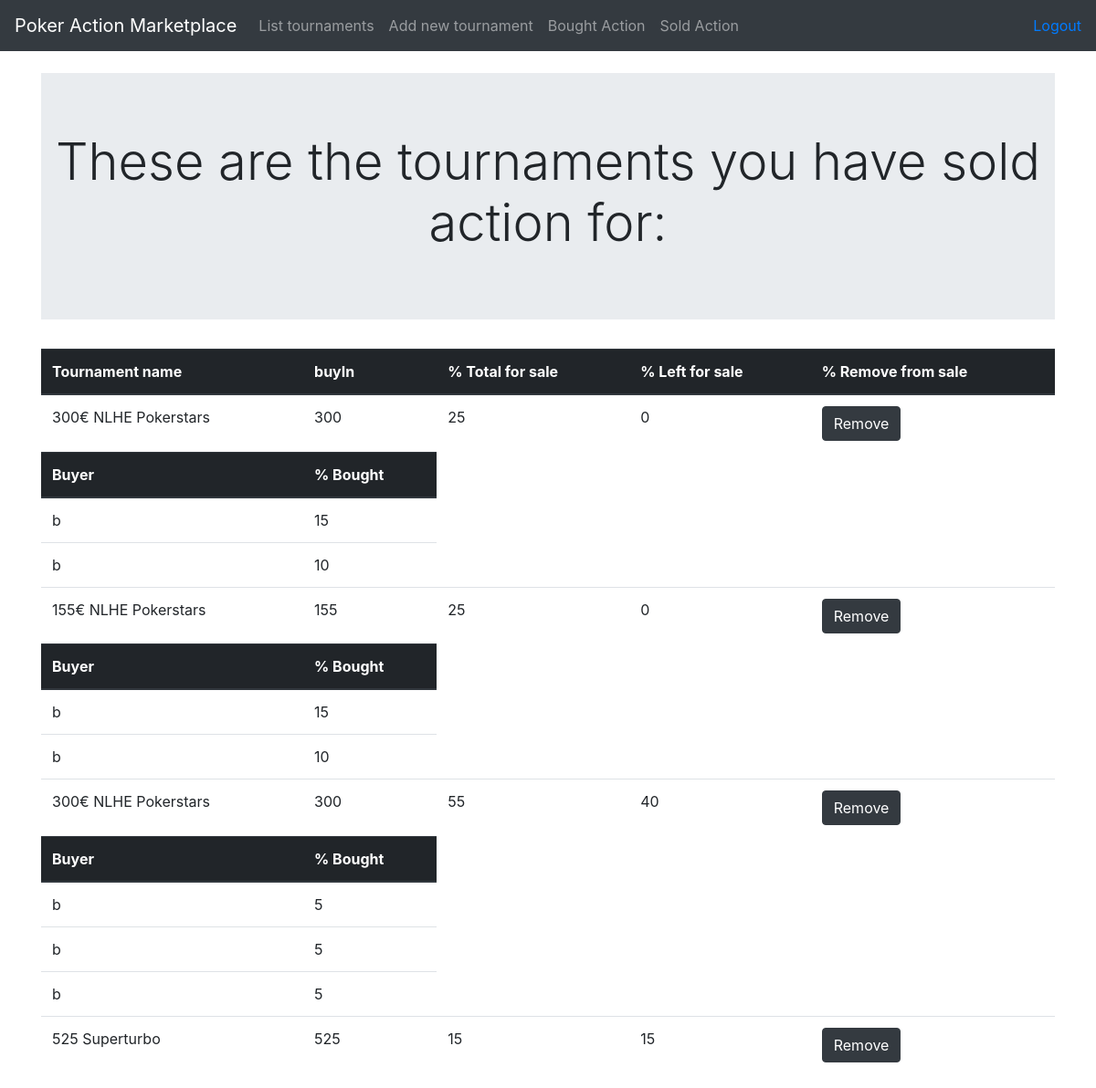
The page /tournaments/sold (signed in) on the database as committed earlier.
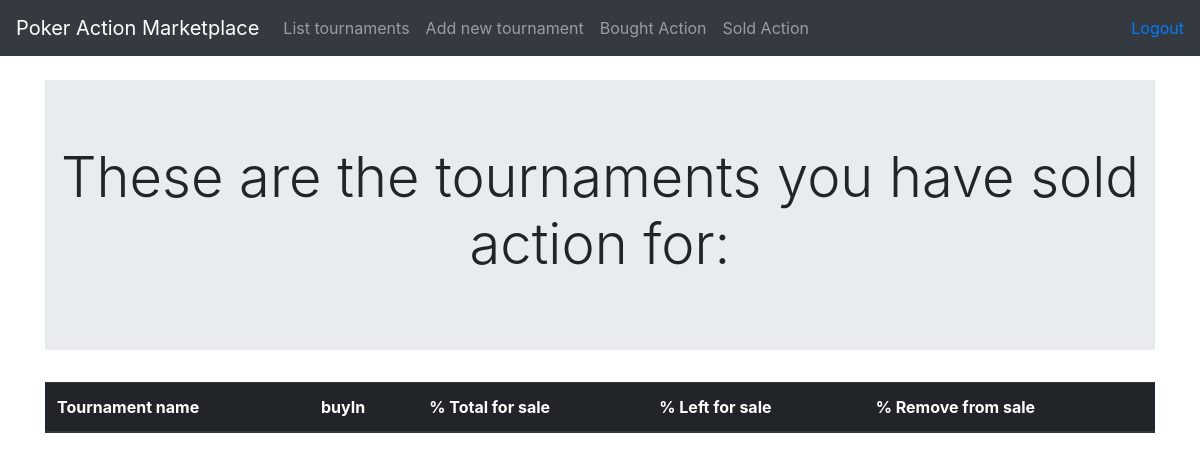
The same page on the database as committed later.
### application/tournamentPackages/models.py (models this page shows, shortened)
class TournamentPackage(Base):
    tournament = db.Column(db.String(144), nullable=False)
    buyin = db.Column(db.Integer, nullable=False)
    pcttobesold = db.Column(db.Integer, nullable=False)
    pctleft = db.Column(db.Integer, nullable=False)
    account_id = db.Column(db.Integer, db.ForeignKey('account.id'), nullable=False)
    @staticmethod
    def tournaments_sold_action_from(id):
        stmt = text("SELECT tournament, buyin, pcttobesold, pctleft, tournament_package.id FROM tournament_package "
        "LEFT join account on tournament_package.account_id = account.id "
        "where account_id = {}".format(id))
        res = db.engine.execute(stmt)
        class soldTournaments:
            def __init__(self, tournament, buyin, pcttobesold, pctleft, id):
                self.tournament = tournament
                self.buyin = buyin
                self.pcttobesold = pcttobesold
                self.pctleft = pctleft
                self.id = id
                self.buyers = []
        tournaments = []
        for row in res:
            temp = list(row)
            tournm = soldTournaments(temp[0], temp[1], temp[2], temp[3], temp[4])
            tournaments.append(tournm)
            tournm.buyers = TournamentPackage.buyers_for_tournament(temp[4])
        return tournaments
    @staticmethod
    def buyers_for_tournament(tournamentid):
        stmt = text("SELECT buyer_id, actionboughtpct, account.name from bought_action_from_tournament LEFT JOIN account on buyer_id = account.id "
                    "where bought_action_from_tournament.tournament_package_id ={}".format(tournamentid))
        res = db.engine.execute(stmt)
        buyers = []
        for row in res:
            temp = list(row)
            buyers.append(temp)
        return buyers

### application/tournamentPackages/views.py (the view)
@app.route('/tournaments/sold', methods=["GET"])
@login_required
def show_sold_tournaments():
    soldtournaments = TournamentPackage.tournaments_sold_action_from(current_user.id)
    for row in soldtournaments:
        print(row.tournament)
        for tour in row.buyers:
            print(tour)
    return render_template('tournaments/sold.html', soldTournaments = soldtournaments)

### application/__init__.py (called while the page is built)
@login_manager.user_loader
def load_user(user_id):
    return User.query.get(user_id)

### application/templates/tournaments/sold.html
{% extends "layout.html" %}
{% block body %}
<div class="jumbotron jumbotron-fluid">
  <div class="container">
    <h1 class="display-4" align=center>These are the tournaments you have sold action for:</h1>
  </div>
</div>
<table class="table">
  <thead class="thead-dark">
    <th scope="col">Tournament name</th>
    <th scope="col">buyIn</th>
    <th scope="col">% Total for sale</th>
    <th scope="col">% Left for sale</th>
    <th scope="col">% Remove from sale</th>
    </thead>
{% for tournament in soldTournaments %}
<tr>
  <td>{{ tournament.tournament }}</td>
  <td>{{ tournament.buyin }}</td>
  <td>{{ tournament.pcttobesold }}</td>
  <td>{{ tournament.pctleft }}</td>
  <td><form method ="POST", action="{{ url_for('remove_tournament_from_sale', tournament_id = tournament.id) }}">
    <input type="submit" value="Remove" class="btn btn-dark">
  </form> </td>
  {% if tournament.buyers %}
  <tr>
    <thead class="thead-dark">
    <th scope="col">Buyer</th>
    <th scope="col">% Bought</th>
    </thead>
  </tr>
  {% for buyer in tournament.buyers %}
  <tr>
    <td>{{ buyer[2] }}</td>
    <td>{{ buyer[1] }}</td>
  </tr>
    {% endfor %}
    {% endif %}
</tr>
{% endfor %}
</table>
{% endblock %}

### application/templates/layout.html (shortened to what this page needs)
<!DOCTYPE html>
<html>
<head>
  <link rel="stylesheet" href="https://maxcdn.bootstrapcdn.com/bootstrap/4.0.0/css/bootstrap.min.css">
</head>
<body>
  <nav class="navbar navbar-expand-md navbar-dark bg-dark mb-4">
    <a class="navbar-brand" href="#">Poker Action Marketplace</a>
      <div class="collapse navbar-collapse" id="navbarCollapse">
        <ul class="navbar-nav mr-auto">
          <li class="nav-item">
            <a class="nav-link" href="{{ url_for('tournaments_index') }} ">List tournaments</a>
          </li>
          <li class="nav-item">
            <a class="nav-link" href="{{ url_for('tournaments_form') }} ">Add new tournament</a>
          </li>
          <li class="nav-item">
            <a class="nav-link" href="{{ url_for('show_purchased_tournaments') }}">Bought Action</a>
          </li>
          <li class="nav-item">
            <a class="nav-link" href="{{ url_for('show_sold_tournaments') }}">Sold Action</a>
          </li>
        </ul>
        <div class="form-inline mt-2 mt-md-0">
          {% if current_user.is_authenticated %}
          <a href="{{ url_for('auth_logout') }}">Logout</a>
          {% else %}
          <a class="nav-item" href="{{ url_for('auth_login') }}">Login</a>
          <a class="nav-item" href="{{ url_for('auth_register') }}">Register</a>
          {% endif %}
        </div>
      </div>
      </nav>
<main role="main" class="container">
  {% block body %}{% endblock %}
</main>
</body>
</html>

Rows that differ between the two databases and show on the page:
removed TournamentPackage: tournament "300€ NLHE Pokerstars", buyin "300", pcttobesold "25", pctleft "0", buyer "b" "b", buyer "15" "10"
removed TournamentPackage: tournament "155€ NLHE Pokerstars", buyin "155", pcttobesold "25", pctleft "0", buyer "b" "b", buyer "15" "10"
removed TournamentPackage: tournament "300€ NLHE Pokerstars", buyin "300", pcttobesold "55", pctleft "40", buyer "b" "b" "b", buyer "5" "5" "5"
removed TournamentPackage: tournament "525 Superturbo", buyin "525", pcttobesold "15", pctleft "15"
